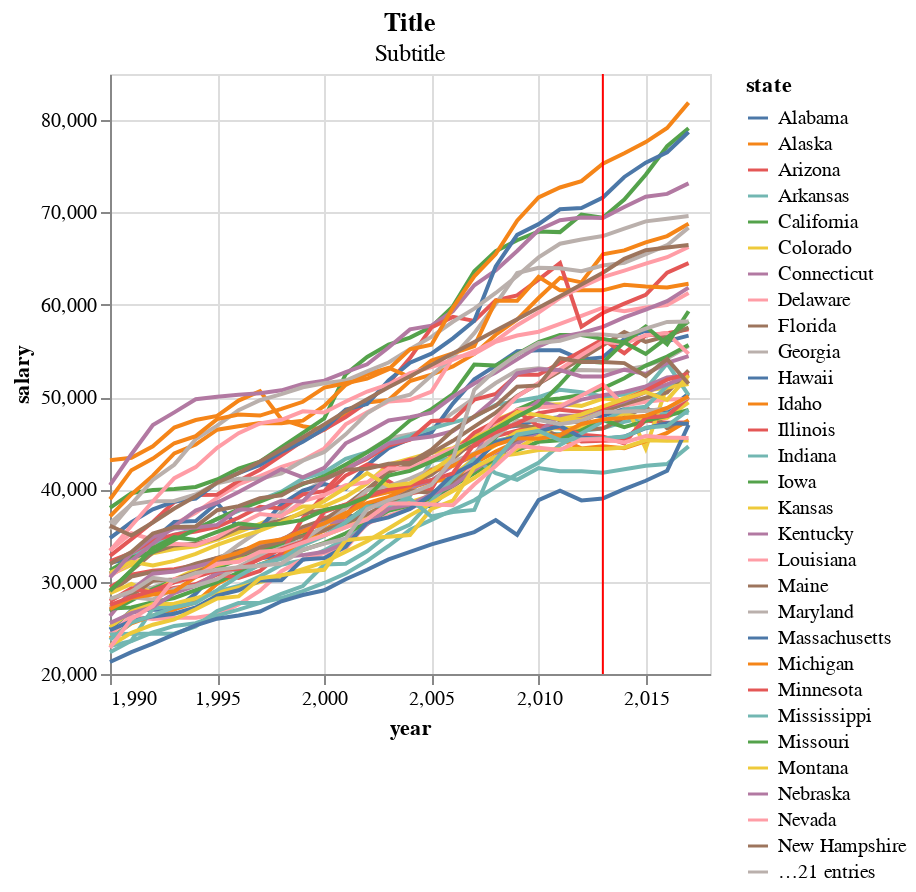

Source (notebook cell):
### Code cell
plot = alt.Chart(
    df_merged, 
    title = alt.Title(
        'Title', 
        subtitle = 'Subtitle'
        )).mark_line().encode(
    alt.X('year:Q'), 
    alt.Y('salary:Q').scale(zero=False), 
    alt.Color('state:N'))

vline_WI = alt.Chart(pd.DataFrame({"year":[2013]})).mark_rule(color="red").encode(x='year:Q')

plot + vline_WI

### Figure 1 — Vega-Lite specification as saved in the notebook (floating-point values rounded to 4 significant figures; data arrays with more than 128 entries replaced by an {"elided": "..."} marker saying what was removed)
{"config": {"view": {"continuousWidth": 300, "continuousHeight": 300}}, "layer": [{"data": {"name": "data-e3cfd46e860cf280e1a721db9af4651a"}, "mark": {"type": "line"}, "encoding": {"color": {"field": "state", "type": "nominal"}, "x": {"field": "year", "type": "quantitative"}, "y": {"field": "salary", "scale": {"zero": false}, "type": "quantitative"}}, "title": {"text": "Title", "subtitle": "Subtitle"}}, {"data": {"name": "data-9036ca17884c7e7b0891cceef5055096"}, "mark": {"type": "rule", "color": "red"}, "encoding": {"x": {"field": "year", "type": "quantitative"}}}], "$schema": "https://vega.github.io/schema/vega-lite/v6.1.0.json", "datasets": {"data-e3cfd46e860cf280e1a721db9af4651a": {"elided": "1400 records"}, "data-9036ca17884c7e7b0891cceef5055096": [{"year": 2013}]}}
